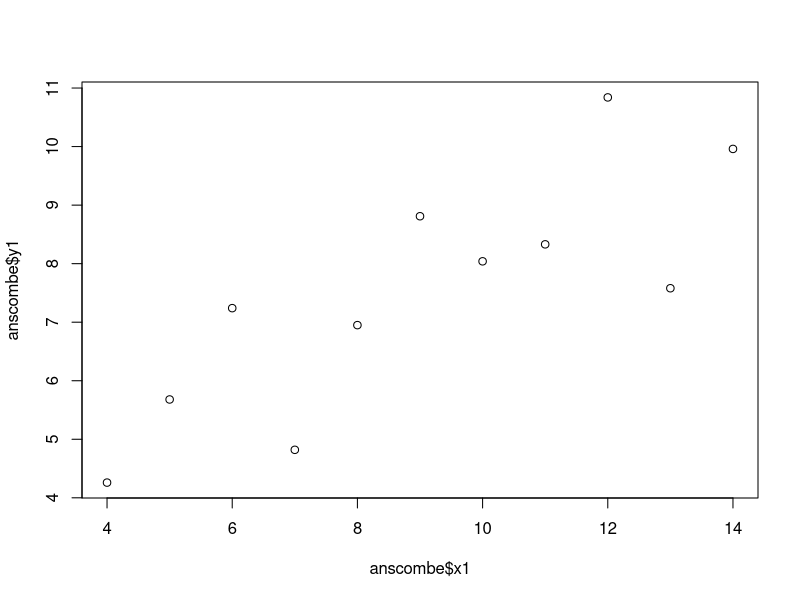
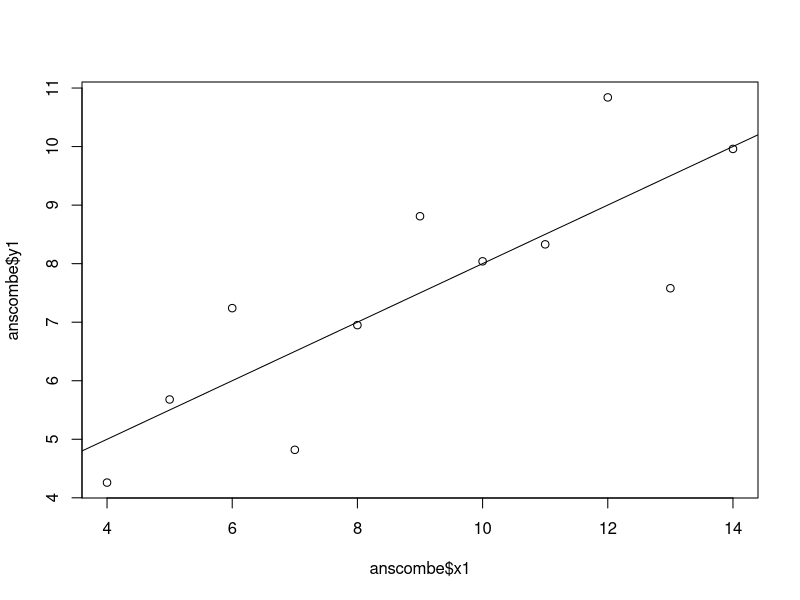
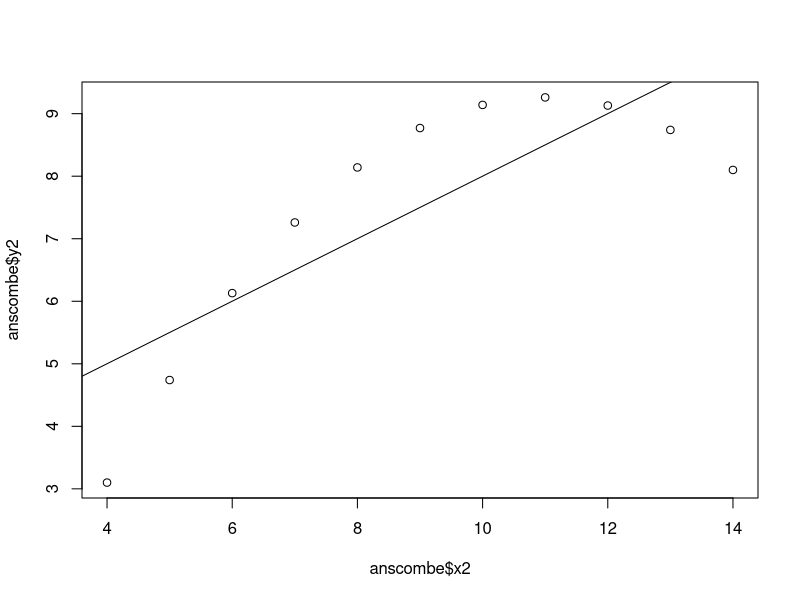
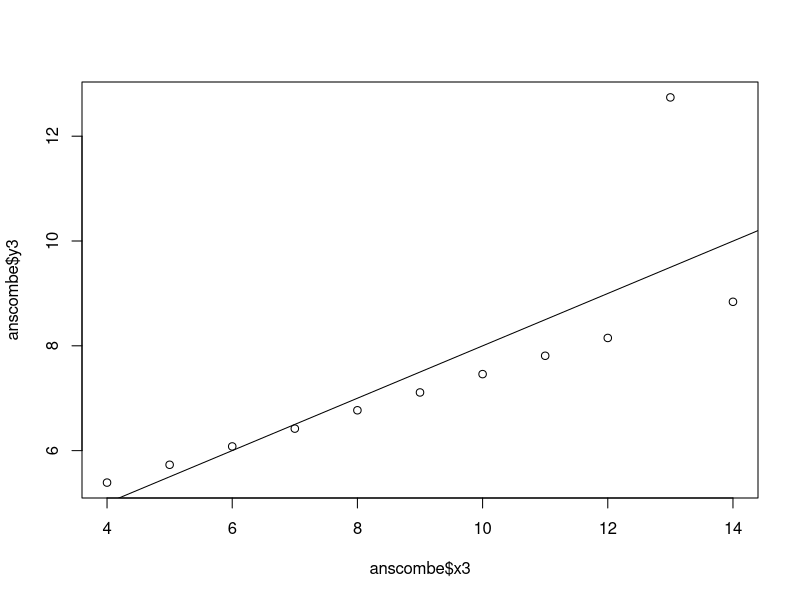
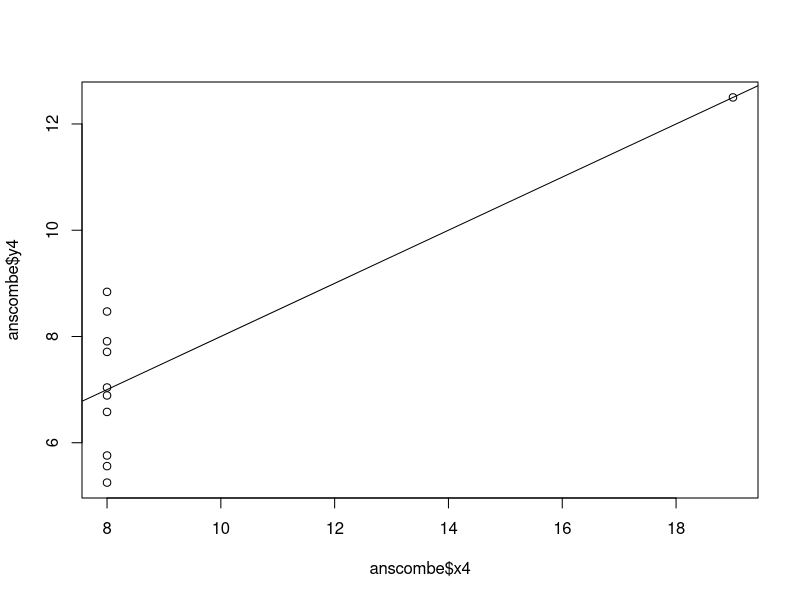
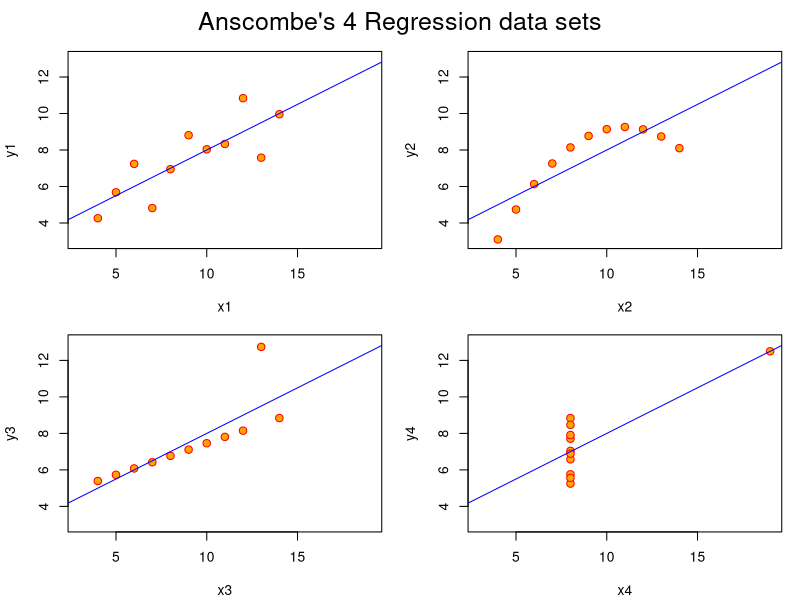
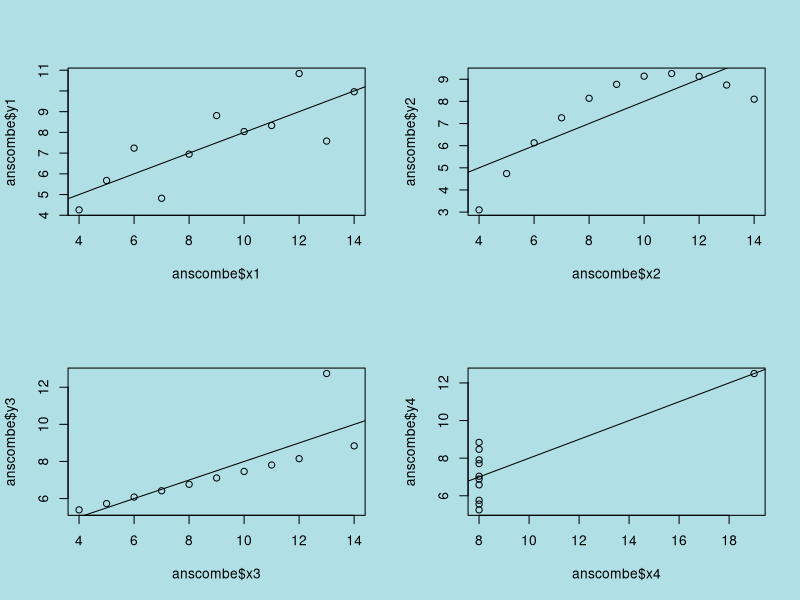
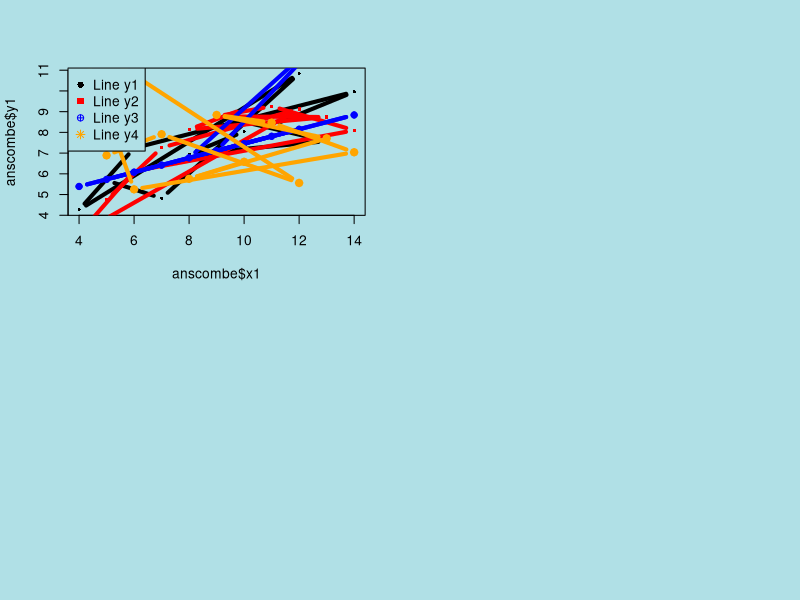

These figures' R source, in order:
## ---- chunk 1

## Anscombe (1973) Quartlet

data(anscombe)  # Load Anscombe's data
View(anscombe) # View the data
summary(anscombe)

## Simple version
plot(anscombe$x1,anscombe$y1)
## ---- chunk 2
# Create four model objects
lm1 <- lm(y1 ~ x1, data=anscombe)
summary(lm1)
lm2 <- lm(y2 ~ x2, data=anscombe)
summary(lm2)
lm3 <- lm(y3 ~ x3, data=anscombe)
summary(lm3)
lm4 <- lm(y4 ~ x4, data=anscombe)
summary(lm4)
plot(anscombe$x1,anscombe$y1)
abline(coefficients(lm1))
plot(anscombe$x2,anscombe$y2)
abline(coefficients(lm2))
plot(anscombe$x3,anscombe$y3)
abline(coefficients(lm3))
plot(anscombe$x4,anscombe$y4)
abline(coefficients(lm4))
## ---- chunk 3
## Fancy version (per help file)

ff <- y ~ x
mods <- setNames(as.list(1:4), paste0("lm", 1:4))

# Plot using for loop
for(i in 1:4) {
  ff[2:3] <- lapply(paste0(c("y","x"), i), as.name)
  ## or   ff[[2]] <- as.name(paste0("y", i))
  ##      ff[[3]] <- as.name(paste0("x", i))
  mods[[i]] <- lmi <- lm(ff, data = anscombe)
  print(anova(lmi))
}

sapply(mods, coef)  # Note the use of this function
lapply(mods, function(fm) coef(summary(fm)))


# Preparing for the plots
op <- par(mfrow = c(2, 2), mar = 0.1+c(4,4,1,1), oma =  c(0, 0, 2, 0))

# Plot charts using for loop
for(i in 1:4) {
  ff[2:3] <- lapply(paste0(c("y","x"), i), as.name)
  plot(ff, data = anscombe, col = "red", pch = 21, bg = "orange", cex = 1.2,
       xlim = c(3, 19), ylim = c(3, 13))
  abline(mods[[i]], col = "blue")
}
mtext("Anscombe's 4 Regression data sets", outer = TRUE, cex = 1.5)
par(op)
## ---- chunk 4
par(mfrow = c(2, 2))
par(bg = "powderblue")
plot(anscombe$x1,anscombe$y1)
abline(coefficients(lm1))
plot(anscombe$x2,anscombe$y2)
abline(coefficients(lm2))
plot(anscombe$x3,anscombe$y3)
abline(coefficients(lm3))
plot(anscombe$x4,anscombe$y4)
abline(coefficients(lm4))
## ---- chunk 5
plot(anscombe$x1, anscombe$y1, type = "b", pch = 16, cex = 0.5, lwd = 4)                      
lines(anscombe$x1, anscombe$y2, type = "b", pch = 15, cex = 0.5, col = "red", lwd = 4)               
lines(anscombe$x1, anscombe$y3, type = "b", pch = 10, cex = 0.5,  col = "blue", lwd = 4) 
lines(anscombe$x1, anscombe$y4, type = "b", pch = 8, cex = 0.5, col = "orange", lwd = 4)

legend("topleft",
       legend = c("Line y1", "Line y2", "Line y3", "Line y4"),
       col = c("black", "red", "blue", "orange"),
       pch = c(16, 15, 10, 8))
## ---- chunk 6
library("tidyverse")
ggplot(anscombe, aes(x = x1, y = y1)) +
  geom_point() +
  geom_line()
## ---- chunk 7
ggplot(anscombe,aes(x1, y1)) +
  geom_point() +
  geom_smooth(method='lm', se=TRUE) 

ggplot(anscombe,aes(x2, y2)) +
  geom_point() +
  geom_smooth(method='lm', se=TRUE) 

ggplot(anscombe,aes(x3, y3)) +
  geom_point() +
  geom_smooth(method='lm', se=TRUE) 

ggplot(anscombe,aes(x4, y4)) +
  geom_point() +
  geom_smooth(method='lm', se=TRUE) 
